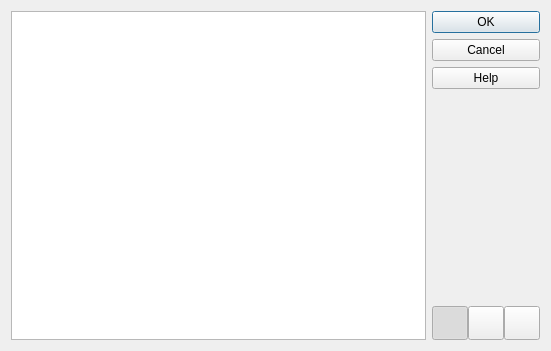
<?xml version="1.0" encoding="UTF-8"?>
<ui version="4.0">
 <class>FolderDlg</class>
 <widget class="QDialog" name="FolderDlg">
  <property name="geometry">
   <rect>
    <x>0</x>
    <y>0</y>
    <width>551</width>
    <height>351</height>
   </rect>
  </property>
  <property name="windowTitle">
   <string>Select folder</string>
  </property>
  <property name="windowIcon">
   <iconset resource="../qHostMonitor.qrc">
    <normaloff>:/img/hostMonitor.png</normaloff>:/img/hostMonitor.png</iconset>
  </property>
  <layout class="QHBoxLayout" name="horizontalLayout_3">
   <item>
    <widget class="QTreeView" name="treeView">
     <property name="editTriggers">
      <set>QAbstractItemView::NoEditTriggers</set>
     </property>
     <attribute name="headerVisible">
      <bool>false</bool>
     </attribute>
    </widget>
   </item>
   <item>
    <layout class="QVBoxLayout" name="verticalLayout">
     <item>
      <layout class="QHBoxLayout" name="horizontalLayout_2">
       <item>
        <widget class="QDialogButtonBox" name="buttonBox">
         <property name="sizePolicy">
          <sizepolicy hsizetype="Minimum" vsizetype="Expanding">
           <horstretch>0</horstretch>
           <verstretch>0</verstretch>
          </sizepolicy>
         </property>
         <property name="orientation">
          <enum>Qt::Vertical</enum>
         </property>
         <property name="standardButtons">
          <set>QDialogButtonBox::Cancel|QDialogButtonBox::Help|QDialogButtonBox::Ok</set>
         </property>
         <property name="centerButtons">
          <bool>false</bool>
         </property>
        </widget>
       </item>
      </layout>
     </item>
     <item>
      <layout class="QHBoxLayout" name="horizontalLayout">
       <property name="spacing">
        <number>0</number>
       </property>
       <item>
        <widget class="QPushButton" name="btnCopy">
         <property name="sizePolicy">
          <sizepolicy hsizetype="Minimum" vsizetype="Fixed">
           <horstretch>0</horstretch>
           <verstretch>0</verstretch>
          </sizepolicy>
         </property>
         <property name="minimumSize">
          <size>
           <width>36</width>
           <height>0</height>
          </size>
         </property>
         <property name="maximumSize">
          <size>
           <width>36</width>
           <height>34</height>
          </size>
         </property>
         <property name="icon">
          <iconset resource="../qHostMonitor.qrc">
           <normaloff>:/img/action/copy.png</normaloff>:/img/action/copy.png</iconset>
         </property>
         <property name="checkable">
          <bool>true</bool>
         </property>
         <property name="checked">
          <bool>true</bool>
         </property>
        </widget>
       </item>
       <item>
        <widget class="QPushButton" name="btnEdit">
         <property name="minimumSize">
          <size>
           <width>36</width>
           <height>34</height>
          </size>
         </property>
         <property name="maximumSize">
          <size>
           <width>36</width>
           <height>34</height>
          </size>
         </property>
         <property name="icon">
          <iconset resource="../qHostMonitor.qrc">
           <normaloff>:/img/action/properties.png</normaloff>:/img/action/properties.png</iconset>
         </property>
         <property name="checkable">
          <bool>true</bool>
         </property>
        </widget>
       </item>
       <item>
        <widget class="QPushButton" name="btnDisable">
         <property name="minimumSize">
          <size>
           <width>36</width>
           <height>34</height>
          </size>
         </property>
         <property name="maximumSize">
          <size>
           <width>36</width>
           <height>34</height>
          </size>
         </property>
         <property name="icon">
          <iconset resource="../qHostMonitor.qrc">
           <normaloff>:/img/action/disableTest.png</normaloff>:/img/action/disableTest.png</iconset>
         </property>
         <property name="checkable">
          <bool>true</bool>
         </property>
        </widget>
       </item>
      </layout>
     </item>
    </layout>
   </item>
  </layout>
 </widget>
 <resources>
  <include location="../qHostMonitor.qrc"/>
  <include location="../qHostMonitor.qrc"/>
 </resources>
 <connections>
  <connection>
   <sender>buttonBox</sender>
   <signal>accepted()</signal>
   <receiver>FolderDlg</receiver>
   <slot>accept()</slot>
   <hints>
    <hint type="sourcelabel">
     <x>497</x>
     <y>154</y>
    </hint>
    <hint type="destinationlabel">
     <x>275</x>
     <y>175</y>
    </hint>
   </hints>
  </connection>
  <connection>
   <sender>buttonBox</sender>
   <signal>rejected()</signal>
   <receiver>FolderDlg</receiver>
   <slot>reject()</slot>
   <hints>
    <hint type="sourcelabel">
     <x>497</x>
     <y>154</y>
    </hint>
    <hint type="destinationlabel">
     <x>275</x>
     <y>175</y>
    </hint>
   </hints>
  </connection>
 </connections>
</ui>
